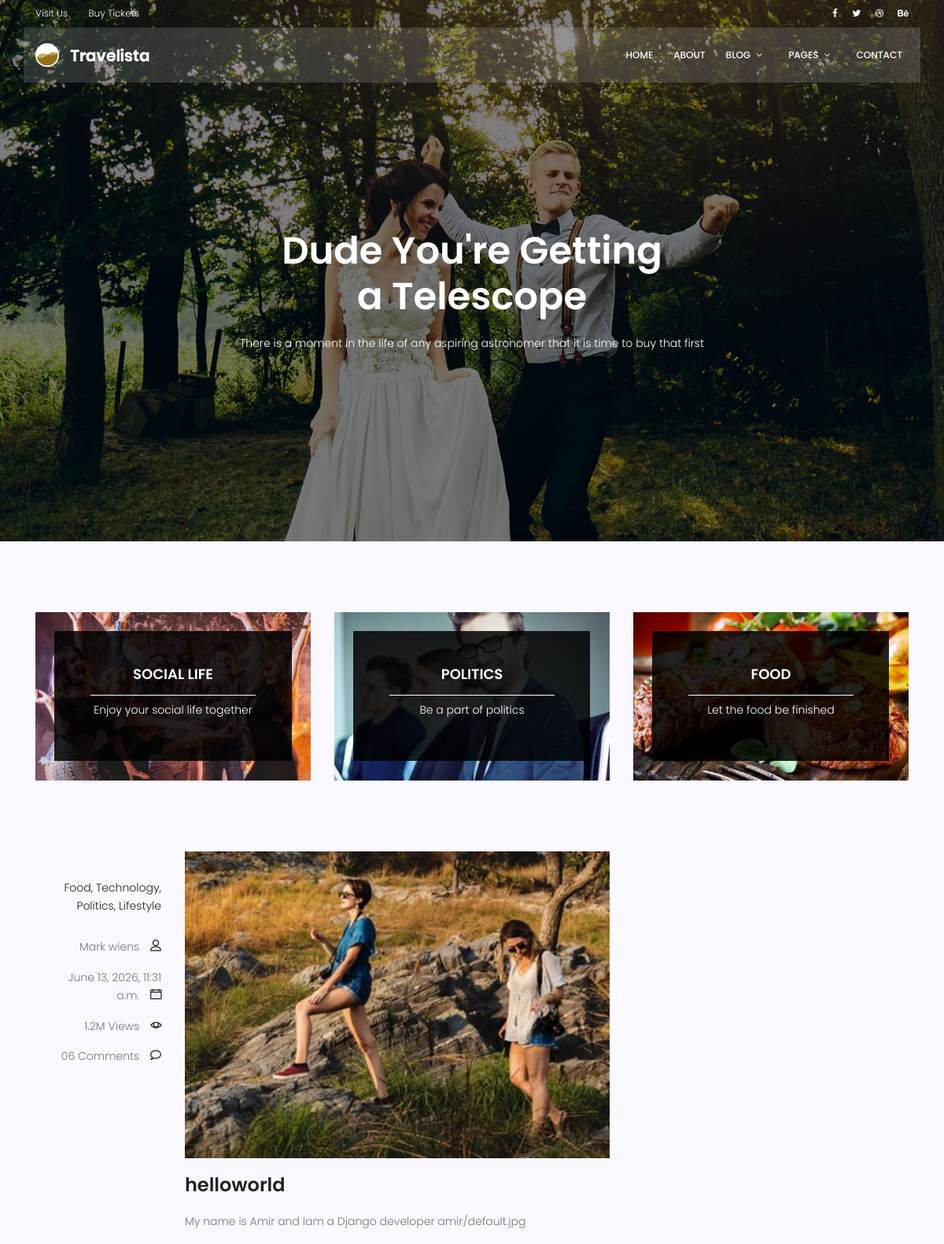
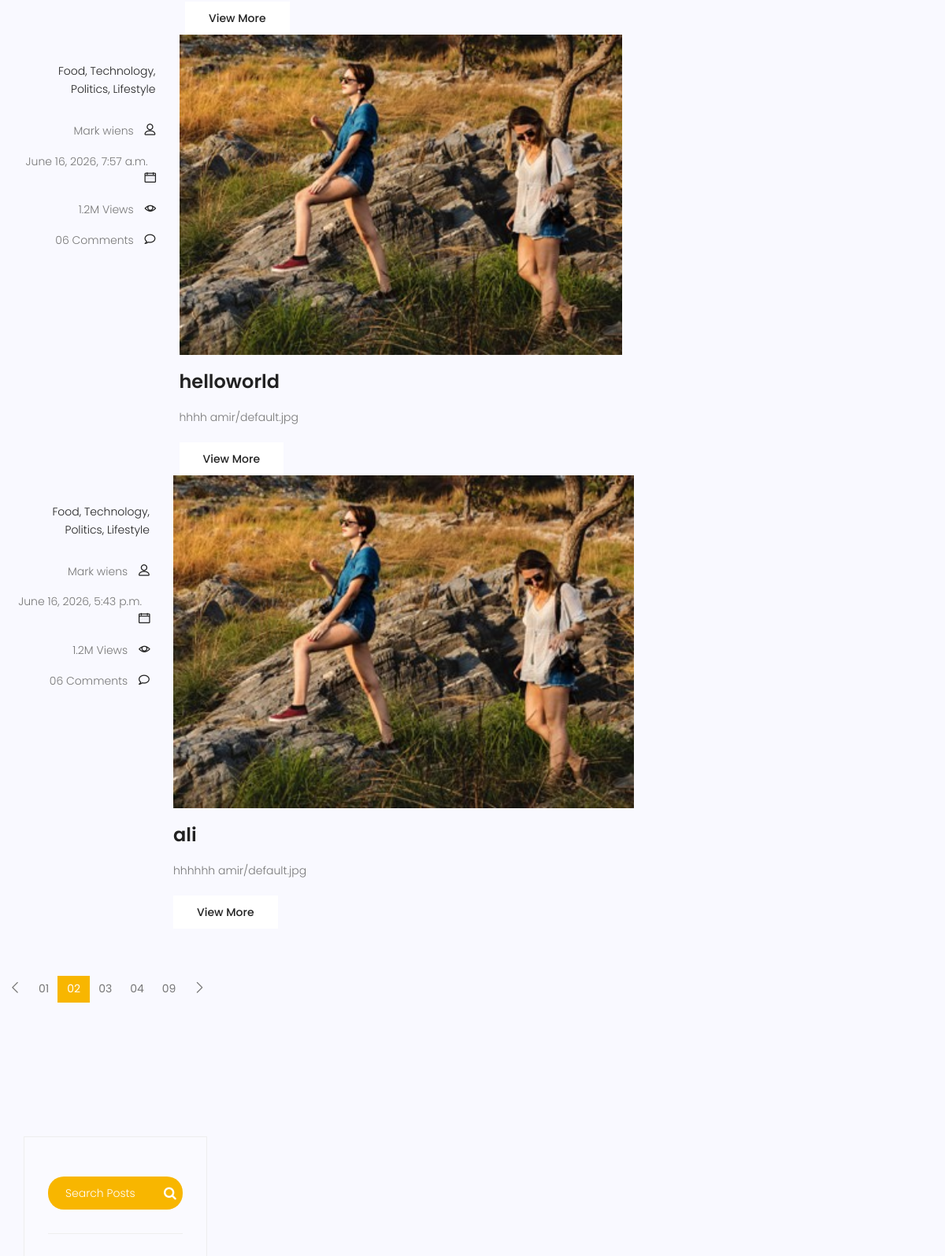
The page /blog_home (upper part) on the database its author committed (2 pictures, top to bottom).
### amir/models.py (models this page shows, shortened)
class post(models.Model):
    title = models.CharField(max_length=200)
    slug = models.SlugField(max_length=200, unique=True, null=True, blank=True)
    content = models.TextField()
    email = models.EmailField( blank=True)
    is_active = models.BooleanField(default=True)
    created_at = models.DateTimeField(auto_now_add=True)
    published_at = models.DateTimeField(default=timezone.now)
    status = models.CharField(max_length=10)
    imaje = models.ImageField(upload_to='amir/',default='amir/default.jpg')

### amir/views.py (the view)
# urls.py: path('blog_home', blog_home, name = 'blog-home'),
def blog_home(request):
    posts = post.objects.all()
    content = {'posts': posts}
    return render(request, "blog-home.html", content)

### templates/blog-home.html (shortened to what this page needs)
{% extends "base.html" %}
{% load static %}
{% block content %}
<section class="banner-area relative blog-home-banner" id="home">
	<div class="overlay overlay-bg"></div>
	<div class="container">
		<div class="row d-flex align-items-center justify-content-center">
			<div class="about-content blog-header-content col-lg-12">
				<h1 class="text-white">
					Dude You're Getting
					a Telescope
				</h1>
				<p class="text-white">
					There is a moment in the life of any aspiring astronomer that it is time to buy that first
				</p>
			</div>
		</div>
	</div>
</section>
<section class="top-category-widget-area pt-90 pb-90 ">
	<div class="container">
		<div class="row">
			<div class="col-lg-4">
				<div class="single-cat-widget">
					<div class="content relative">
						<div class="overlay overlay-bg"></div>
					    <a href="#" target="_blank">
					      <div class="thumb">
					  		 <img class="content-image img-fluid d-block mx-auto" src="{% static 'img/blog/cat-widget1.jpg' %}" alt="">
					  	  </div>
					      <div class="content-details">
					        <h4 class="content-title mx-auto text-uppercase">Social life</h4>
					        <span></span>
					        <p>Enjoy your social life together</p>
					      </div>
					    </a>
					</div>
				</div>
			</div>
			<div class="col-lg-4">
				<div class="single-cat-widget">
					<div class="content relative">
						<div class="overlay overlay-bg"></div>
					    <a href="#" target="_blank">
					      <div class="thumb">
					  		 <img class="content-image img-fluid d-block mx-auto" src="{% static 'img/blog/cat-widget2.jpg' %}" alt="">
					  	  </div>
					      <div class="content-details">
					        <h4 class="content-title mx-auto text-uppercase">Politics</h4>
					        <span></span>
					        <p>Be a part of politics</p>
					      </div>
					    </a>
					</div>
				</div>
			</div>
			<div class="col-lg-4">
				<div class="single-cat-widget">
					<div class="content relative">
						<div class="overlay overlay-bg"></div>
					    <a href="#" target="_blank">
					      <div class="thumb">
					  		 <img class="content-image img-fluid d-block mx-auto" src="{% static 'img/blog/cat-widget3.jpg' %}" alt="">
					  	  </div>
					      <div class="content-details">
					        <h4 class="content-title mx-auto text-uppercase">Food</h4>
					        <span></span>
					        <p>Let the food be finished</p>
					      </div>
					    </a>
					</div>
				</div>
			</div>
		</div>
	</div>
</section>
<section class="post-content-area">
	<div class="container">
		<div class="row">
			<div class="col-lg-8 posts-list">
				{% for post in posts %}
				<div class="single-post row">
					<div class="col-lg-3  col-md-3 meta-details">
						<ul class="tags">
							<li><a href="#">Food,</a></li>
							<li><a href="#">Technology,</a></li>
							<li><a href="#">Politics,</a></li>
							<li><a href="#">Lifestyle</a></li>
						</ul>
						<div class="user-details row">
							<p class="user-name col-lg-12 col-md-12 col-6"><a href="#">Mark wiens</a> <span class="lnr lnr-user"></span></p>
							<p class="date col-lg-12 col-md-12 col-6"><a href="#">{{post.published_at}}</a> <span class="lnr lnr-calendar-full"></span></p>
							<p class="view col-lg-12 col-md-12 col-6"><a href="#">1.2M Views</a> <span class="lnr lnr-eye"></span></p>
							<p class="comments col-lg-12 col-md-12 col-6"><a href="#">06 Comments</a> <span class="lnr lnr-bubble"></span></p>
						</div>
					</div>
					<div class="col-lg-9 col-md-9 ">
						<div class="feature-img">
							<img class="img-fluid" src="{{post.imaje.url}}" alt="">
						</div>
						<a class="posts-title" href=#><h3>{{post.title}}</h3></a>
						<p class="excert">
							{{post.content}}
							{{post.imaje}}
						</p>
						<a href="{% url 'website:blog-single' post.id %}" class="primary-btn">View More</a>
					</div>
					{% endfor %}
                    <nav class="blog-pagination justify-content-center d-flex">
                        <ul class="pagination">
                            <li class="page-item">
                                <a href="#" class="page-link" aria-label="Previous">
                                    <span aria-hidden="true">
                                        <span class="lnr lnr-chevron-left"></span>
                                    </span>
                                </a>
                            </li>
                            <li class="page-item"><a href="#" class="page-link">01</a></li>
                            <li class="page-item active"><a href="#" class="page-link">02</a></li>
                            <li class="page-item"><a href="#" class="page-link">03</a></li>
                            <li class="page-item"><a href="#" class="page-link">04</a></li>
                            <li class="page-item"><a href="#" class="page-link">09</a></li>
                            <li class="page-item">
                                <a href="#" class="page-link" aria-label="Next">
                                    <span aria-hidden="true">
                                        <span class="lnr lnr-chevron-right"></span>
                                    </span>
                                </a>
                            </li>
                        </ul>
                    </nav>
				</div>
				<div class="col-lg-4 sidebar-widgets">
					<div class="widget-wrap">
						<div class="single-sidebar-widget search-widget">
							<form class="search-form" action="#">
		                            <input placeholder="Search Posts" name="search" type="text" onfocus="this.placeholder = ''" onblur="this.placeholder = 'Search Posts'" >
		                            <button type="submit"><i class="fa fa-search"></i></button>
		                        </form>
						</div>
					</div>
				</div>
			</div>
		</div>
	</div>
</section>
{% endblock %}

### templates/base.html (shortened to what this page needs)
{% load static %}
<!DOCTYPE html>
<html lang="zxx" class="no-js">
<head>
	<link rel="stylesheet" href="{% static 'css/linearicons.css' %}">
	<link rel="stylesheet" href="{% static 'css/font-awesome.min.css' %}">
	<link rel="stylesheet" href="{% static 'css/bootstrap.css' %}">
	<link rel="stylesheet" href="{% static 'css/magnific-popup.css' %}">
	<link rel="stylesheet" href="{% static 'css/jquery-ui.css' %}">
	<link rel="stylesheet" href="{% static 'css/nice-select.css' %}">
	<link rel="stylesheet" href="{% static 'css/animate.min.css' %}">
	<link rel="stylesheet" href="{% static 'css/owl.carousel.css' %}">
	<link rel="stylesheet" href="{% static 'css/main.css' %}">
</head>
<body>
	<header id="header">
		<div class="header-top">
			<div class="container">
				<div class="row align-items-center">
					<div class="col-lg-6 col-sm-6 col-6 header-top-left">
						<ul>
							<li><a href="#">Visit Us</a></li>
							<li><a href="#">Buy Tickets</a></li>
						</ul>
					</div>
					<div class="col-lg-6 col-sm-6 col-6 header-top-right">
						<div class="header-social">
							<a href="#"><i class="fa fa-facebook"></i></a>
							<a href="#"><i class="fa fa-twitter"></i></a>
							<a href="#"><i class="fa fa-dribbble"></i></a>
							<a href="#"><i class="fa fa-behance"></i></a>
						</div>
					</div>
				</div>
			</div>
		</div>
		<div class="container main-menu">
			<div class="row align-items-center justify-content-between d-flex">
				<div id="logo">
					<a href="index.html"><img src="{% static 'img/logo.png' %}" alt="" title="" /></a>
				</div>
				<nav id="nav-menu-container">
					<ul class="nav-menu">
						<li><a href="{% url 'website:index' %}">Home</a></li>
						<li><a href="{% url 'website:about' %}">About</a></li>
						<li class="menu-has-children"><a href="">Blog</a>
						</li>
						<li class="menu-has-children"><a href="">Pages</a>
						</li>
						<li><a href="{% url 'website:contact' %}">Contact</a></li>
					</ul>
				</nav>
			</div>
		</div>
	</header>
	{% block content %}{% endblock %}
</body>
</html>

### rows shown on the page
post: published_at "June 13, 2026, 11:31 a.m.", imaje (placeholder picture), title "helloworld", content "My name is Amir and Iam a Django developer", imaje "amir/default.jpg"
post: published_at "June 16, 2026, 7:57 a.m.", imaje (placeholder picture), title "helloworld", content "hhhh", imaje "amir/default.jpg"
post: published_at "June 16, 2026, 5:43 p.m.", imaje (placeholder picture), title "ali", content "hhhhhh", imaje "amir/default.jpg"
